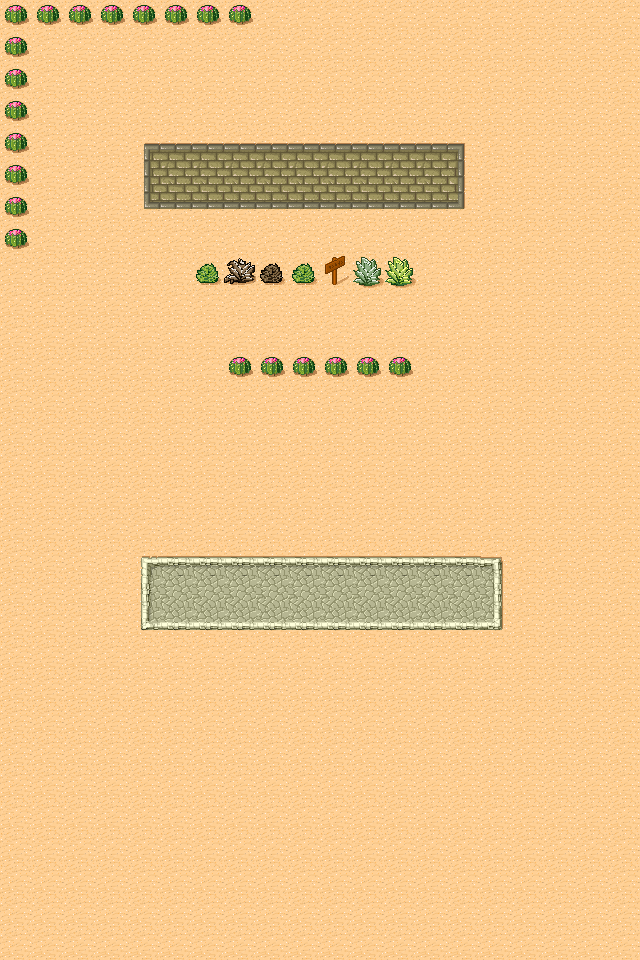

Rendered tile map (Tiled .tmx) drawn with the repository's tilesets; below, a short description and the full map source, tile grids included:
An orthogonal 20x30 tile map with 32x32 px tiles, 1 tile layer (LayerBG) and 1 object (player).

<map version="1.0" orientation="orthogonal" renderorder="right-down" width="20" height="30" tilewidth="32" tileheight="32" nextobjectid="4">
 <properties>
  <property name="type" value="我是地图属性" />
 </properties>
 <tileset firstgid="1" name="tmw_desert_spacing" tilewidth="32" tileheight="32" spacing="1" margin="1" tilecount="48" columns="8">
  <image source="tmw_desert_spacing.png" width="265" height="199" />
  <tile id="0">
   <properties>
    <property name="type" value="block" />
   </properties>
  </tile>
  <tile id="1">
   <properties>
    <property name="type" value="block" />
   </properties>
  </tile>
  <tile id="2">
   <properties>
    <property name="type" value="block" />
   </properties>
  </tile>
  <tile id="8">
   <properties>
    <property name="type" value="block" />
   </properties>
  </tile>
  <tile id="9">
   <properties>
    <property name="type" value="block" />
   </properties>
  </tile>
  <tile id="10">
   <properties>
    <property name="type" value="block" />
   </properties>
  </tile>
  <tile id="16">
   <properties>
    <property name="type" value="block" />
   </properties>
  </tile>
  <tile id="17">
   <properties>
    <property name="type" value="block" />
   </properties>
  </tile>
  <tile id="18">
   <properties>
    <property name="type" value="block" />
   </properties>
  </tile>
  <tile id="24">
   <properties>
    <property name="type" value="block" />
   </properties>
  </tile>
  <tile id="25">
   <properties>
    <property name="type" value="block" />
   </properties>
  </tile>
  <tile id="26">
   <properties>
    <property name="type" value="block" />
   </properties>
  </tile>
  <tile id="30">
   <properties>
    <property name="type" value="eat" />
   </properties>
  </tile>
  <tile id="32">
   <properties>
    <property name="type" value="block" />
   </properties>
  </tile>
  <tile id="33">
   <properties>
    <property name="type" value="block" />
   </properties>
  </tile>
  <tile id="34">
   <properties>
    <property name="type" value="block" />
   </properties>
  </tile>
  <tile id="40">
   <properties>
    <property name="type" value="block" />
   </properties>
  </tile>
  <tile id="41">
   <properties>
    <property name="type" value="block" />
   </properties>
  </tile>
  <tile id="42">
   <properties>
    <property name="type" value="block" />
   </properties>
  </tile>
 </tileset>
 <layer name="LayerBG" width="20" height="30">
  <properties>
   <property name="type" value="我是层属性" />
  </properties>
  <data encoding="csv">
31,31,31,31,31,31,31,31,30,30,30,30,30,30,30,30,30,30,30,30,
31,30,30,30,30,30,30,30,30,30,30,30,30,30,30,30,30,30,30,30,
31,30,30,30,30,30,30,30,30,30,30,30,30,30,30,30,30,30,30,30,
31,30,30,30,30,30,30,30,30,30,30,30,30,30,30,30,30,30,30,30,
31,30,30,30,1,2,2,2,2,2,2,2,2,2,3,30,30,30,30,30,
31,30,30,30,9,10,10,10,10,10,10,10,10,10,11,30,30,30,30,30,
31,30,30,30,17,18,18,18,18,18,18,18,18,18,19,30,30,30,30,30,
31,30,30,30,30,30,30,30,30,30,30,30,30,30,30,30,30,30,30,30,
30,30,30,30,30,30,48,39,47,48,46,38,40,30,30,30,30,30,30,30,
30,30,30,30,30,30,30,30,30,30,30,30,30,30,30,30,30,30,30,30,
30,30,30,30,30,30,30,30,30,30,30,30,30,30,30,30,30,30,30,30,
30,30,30,30,30,30,30,31,31,31,31,31,31,30,30,30,30,30,30,30,
30,30,30,30,30,30,30,30,30,30,30,30,30,30,30,30,30,30,30,30,
30,30,30,30,30,30,30,30,30,30,30,30,30,30,30,30,30,30,30,30,
30,30,30,30,30,30,30,30,30,30,30,30,30,30,30,30,30,30,30,30,
30,30,30,30,30,30,30,30,30,30,30,30,30,30,30,30,30,30,30,30,
30,30,30,30,30,30,30,30,30,30,30,30,30,30,30,30,30,30,30,30,
30,30,30,30,25,26,26,26,26,26,26,26,26,26,26,27,30,30,30,30,
30,30,30,30,33,34,34,34,34,34,34,34,34,34,34,35,30,30,30,30,
30,30,30,30,41,42,42,42,42,42,42,42,42,42,42,43,30,30,30,30,
30,30,30,30,30,30,30,30,30,30,30,30,30,30,30,30,30,30,30,30,
30,30,30,30,30,30,30,30,30,30,30,30,30,30,30,30,30,30,30,30,
30,30,30,30,30,30,30,30,30,30,30,30,30,30,30,30,30,30,30,30,
30,30,30,30,30,30,30,30,30,30,30,30,30,30,30,30,30,30,30,30,
30,30,30,30,30,30,30,30,30,30,30,30,30,30,30,30,30,30,30,30,
30,30,30,30,30,30,30,30,30,30,30,30,30,30,30,30,30,30,30,30,
30,30,30,30,30,30,30,30,30,30,30,30,30,30,30,30,30,30,30,30,
30,30,30,30,30,30,30,30,30,30,30,30,30,30,30,30,30,30,30,30,
30,30,30,30,30,30,30,30,30,30,30,30,30,30,30,30,30,30,30,30,
30,30,30,30,30,30,30,30,30,30,30,30,30,30,30,30,30,30,30,30
</data>
 </layer>
 <objectgroup name="objects">
  <properties>
   <property name="type" value="我是对象层属性" />
  </properties>
  <object id="1" name="player" x="32" y="32" width="32" height="32">
   <properties>
    <property name="type" value="我是player属性" />
   </properties>
  </object>
 </objectgroup>
</map>
